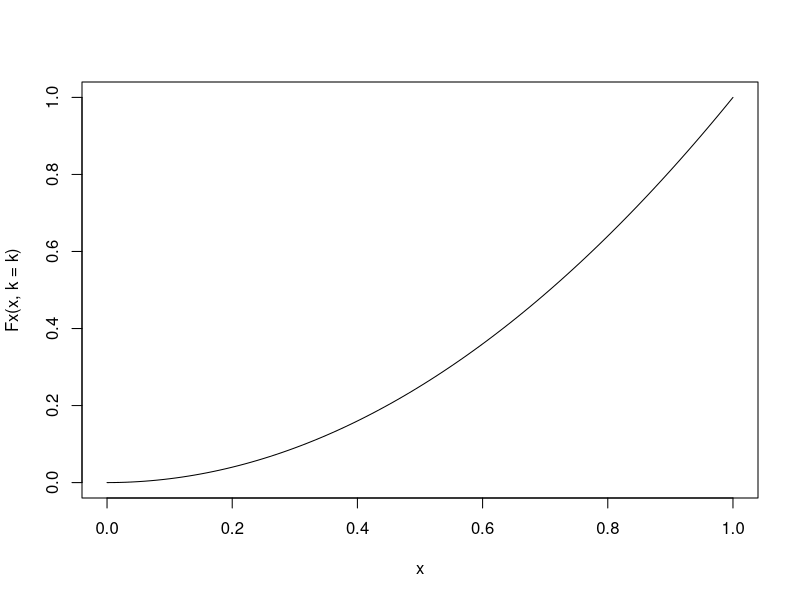
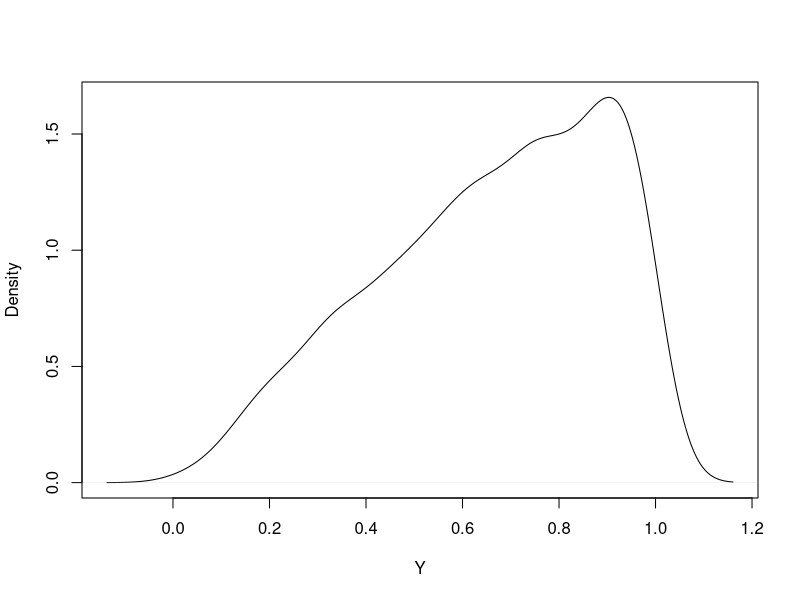
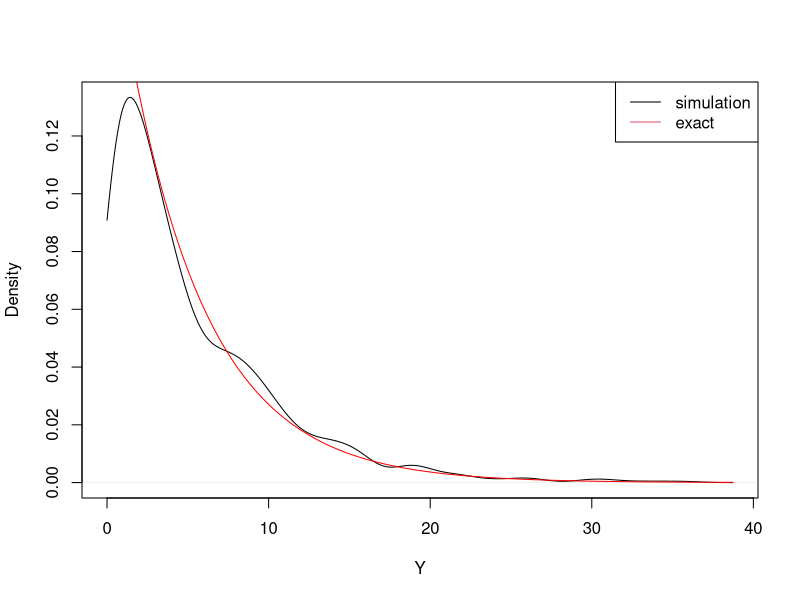
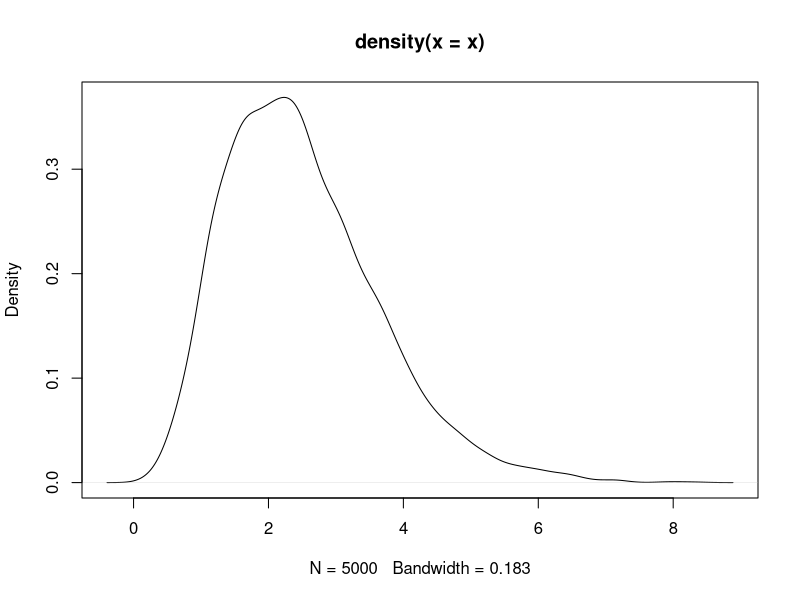
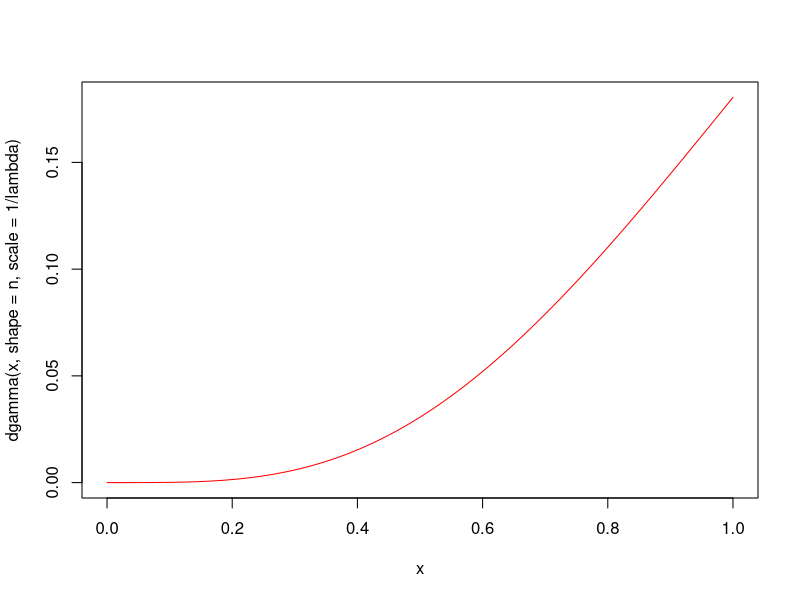

Source code (R) for these figures, in order:
alpha <- 0.5
n<-1000
set.seed(0)
x<- c()
for (i in c(1:n)){
  U1 <- runif(1)
  U2 <- runif(1)
  x <- c(x,ifelse(U1 < 0.5,floor(10*U2)+1,floor(5*U2)+6))
}

prop.table(table(x))

pj <- c(rep(0.05,5),rep(0.15,5))
chisq.test(table(x),p = pj)

#cotinuous random variables
k<-2
Fx<-function(x,k=k) x^k
curve(Fx(x,k=k),from = 0,to = 1)

G <- function(u,k) u^(1/k)
Y <- G(runif(n), k=k)
plot(density(Y), main = "", xlab="Y")



integrate(f=function(x, k=1) 1-x^3, lower = 0 , upper = 1)

n <- 1000
lambda <- 0.2
Y <- -(1/lambda)*log(1-runif(n))
plot(density(Y, from =0),xlab ="Y",main="")
curve(dexp(x,rate=lambda),from = 0,col="red",add=T)
legend("topright",c("simulation","exact"),col = c(1,2), lty=1)

 
B <- 5000
lambda <-2
n<-5
x<-c()
for (i in 1:B){
  x <-c(x, -(1/lambda)*log(prod(runif(n))))
}
plot(density(x))
curve(dgamma(x,shape = n,scale = 1/lambda),col="red")


n <- 1000
X<-c()
num.c<-c()
set.seed(123)
for (i in 1:n){
  k <- 1
  while (TRUE) {
    U1<-runif(1)
    U2<-runif(1)
    if ( U2 < (256/27)*U1*(1-U1)^3 ) {
      X[i] <- U1
      num.c[i] <- k # number of steps until success
      break()
    } else {
      k <- k+1
    }
  }
}


set.seed(123)
n <- 5000
X<-c()
num.c<-c()
set.seed(123)
for (i in 1:n){
  k <- 1
  while (TRUE) {
    U1 <- runif(1)
    Y <- -3/2*log(U1)
    U2 <- runif(1)
    if ( U2 < (2*exp(1)/3)^(1/2)*Y^(1/2)*(exp(-Y/3)) ) {
      X[i] <- Y
      num.c[i] <- k # number of steps until success
      break()
    } else {
      k <- k+1
    }
  }
}


